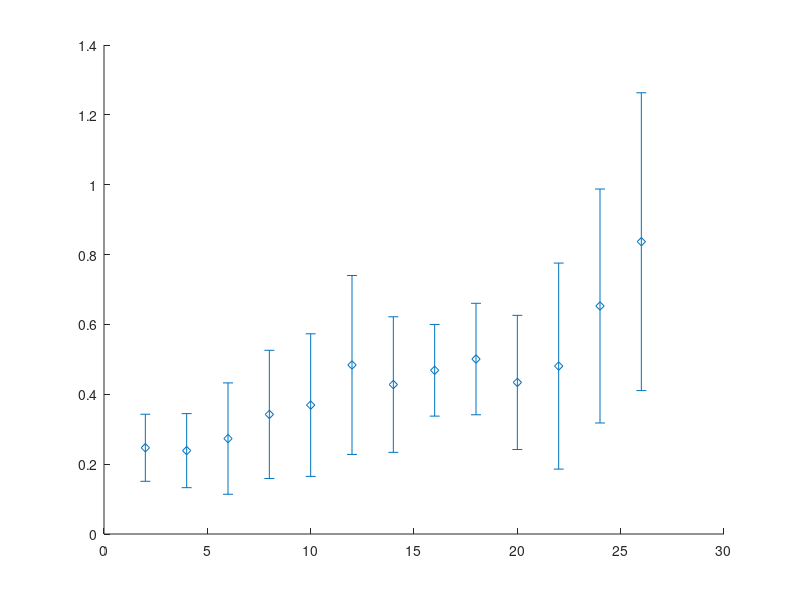

Here is the MATLAB script that generated this plot: (Note: this script raises an error after producing the figure.)
%%
% Dec. 27, 2018, He Zhang, hxzhang1@ualr.edu
% plot the error bar of the translation err 

function plot_error_bar()

load('vins-mono_err.mat'); 
load('gt.mat');
load('vins-mono_ext_err.mat');
load('okvis_err.mat');
tps = find_dis_tps(T_gt, 2);
x = tps(:,2); 
vins_mono_err_x = []; 
vins_mono_std_x = [];
vins_mono_ext_err_x = [];
vins_mono_ext_std_x = [];
okvis_err_x = [];
okvis_std_x = [];

for i=1:size(tps)
    tp = tps(i,1); 
    vins_mono_err_i = [];
    vins_mono_ext_err_i= [];
    okvis_err_i = [];
    for j=1:10
        E_vins = vins_err{j};
        er = find_err(tp, E_vins);
        if er >= 0 
            vins_mono_err_i = [vins_mono_err_i; er];
        end
        E_vins_ext = vins_ext_err{j}; 
        er = find_err(tp, E_vins_ext);
        if er >= 0
            vins_mono_ext_err_i = [vins_mono_ext_err_i; er];
        end
        E_okvis = okvis_err{j}; 
        er = find_err(tp, E_okvis);
        if er >= 0
            okvis_err_i = [okvis_err_i; er];
        end
    end
    mu = mean(vins_mono_err_i);
    sigma = std(vins_mono_err_i); 
    vins_mono_err_x = [vins_mono_err_x; mu];
    vins_mono_std_x = [vins_mono_std_x; sigma];
    
    mu = mean(vins_mono_ext_err_i);
    sigma = std(vins_mono_ext_err_i); 
    vins_mono_ext_err_x = [vins_mono_ext_err_x; mu];
    vins_mono_ext_std_x = [vins_mono_ext_std_x; sigma];
    
    mu = mean(okvis_err_i); 
    sigma = std(okvis_err_i); 
    okvis_err_x = [okvis_err_x; mu];
    okvis_std_x = [okvis_std_x; sigma];
end

% draw bar
errorbar(x, okvis_err_x, okvis_std_x, 'd', 'MarkerFaceColor', 'blue'); 
hold on; 
errorbar(x + 0.1, vins_mono_err_x, vins_mono_std_x, 's', 'MarkerFaceColor', 'red');
hold on;
errorbar(x + 0.2, vins_mono_ext_err_x, vins_mono_ext_std_x, '*', 'MarkerFaceColor', 'green');
hold on;
grid on;

grid on;
xlabel('Distance traveled [m]');
ylabel('Translation Error [m]');
legend('OKVIS', 'VINS-Mono', 'Proposed');
xlim([0, 28])

end

%% find err value at given timestamp 
function err = find_err(tp, Er)
    err = -1;
    for i=1:size(Er,1)
        if Er(i,1) >= tp
            if Er(i,1) - tp <= 0.2
               err = Er(i,2);
               break;
            else
                if i>1 && tp - Er(i-1,2) <= 0.2
                    err = Er(i-1,2);
                    break;
                end
            end
        end
    end

end

%% find timestamps at given distance 
function [tps] = find_dis_tps(gt, dis)

    tps = [];
    last = 1;
    j = 1;
    m = size(gt,1);
    last_dis = 0;
    while j < m
        t1 = gt(last, 2:4); 
        for j=last:m
           t2 = gt(j,2:4); 
           dt = t2 - t1; 
           cur_dis = sqrt(dt*dt'); 
           if cur_dis >= dis
               tps = [tps; gt(j,1), dis+last_dis];
               last = j;
               last_dis = dis + last_dis;
               break;
           end
        end
        
    end
    
end